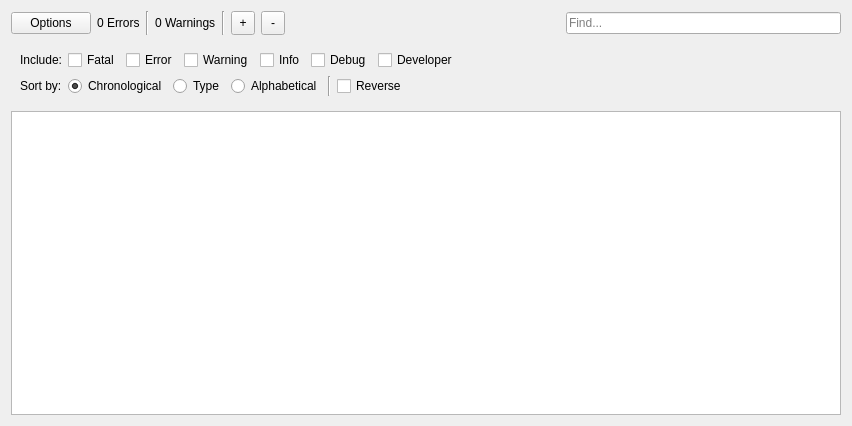
<?xml version="1.0" encoding="UTF-8"?>
<ui version="4.0">
 <class>WkfLogInteractiveWidget</class>
 <widget class="QWidget" name="WkfLogInteractiveWidget">
  <property name="geometry">
   <rect>
    <x>0</x>
    <y>0</y>
    <width>852</width>
    <height>426</height>
   </rect>
  </property>
  <layout class="QVBoxLayout" name="verticalLayout_2">
   <item>
    <layout class="QVBoxLayout" name="verticalLayout">
     <item>
      <layout class="QHBoxLayout" name="horizontalLayout">
       <item>
        <widget class="QPushButton" name="optionsButton">
         <property name="text">
          <string>Options</string>
         </property>
         <property name="checkable">
          <bool>true</bool>
         </property>
        </widget>
       </item>
       <item>
        <widget class="QLabel" name="errorCount">
         <property name="text">
          <string>0 Errors</string>
         </property>
        </widget>
       </item>
       <item>
        <widget class="Line" name="line">
         <property name="orientation">
          <enum>Qt::Vertical</enum>
         </property>
        </widget>
       </item>
       <item>
        <widget class="QLabel" name="warningCount">
         <property name="text">
          <string>0 Warnings</string>
         </property>
        </widget>
       </item>
       <item>
        <widget class="Line" name="line_2">
         <property name="orientation">
          <enum>Qt::Vertical</enum>
         </property>
        </widget>
       </item>
       <item>
        <widget class="QToolButton" name="expandButton">
         <property name="minimumSize">
          <size>
           <width>24</width>
           <height>24</height>
          </size>
         </property>
         <property name="baseSize">
          <size>
           <width>24</width>
           <height>24</height>
          </size>
         </property>
         <property name="toolTip">
          <string>Expand All</string>
         </property>
         <property name="text">
          <string>+</string>
         </property>
        </widget>
       </item>
       <item>
        <widget class="QToolButton" name="collapseButton">
         <property name="minimumSize">
          <size>
           <width>24</width>
           <height>24</height>
          </size>
         </property>
         <property name="baseSize">
          <size>
           <width>24</width>
           <height>24</height>
          </size>
         </property>
         <property name="toolTip">
          <string>Collapse All</string>
         </property>
         <property name="text">
          <string>-</string>
         </property>
         <property name="arrowType">
          <enum>Qt::NoArrow</enum>
         </property>
        </widget>
       </item>
       <item>
        <spacer name="horizontalSpacer">
         <property name="orientation">
          <enum>Qt::Horizontal</enum>
         </property>
         <property name="sizeHint" stdset="0">
          <size>
           <width>40</width>
           <height>20</height>
          </size>
         </property>
        </spacer>
       </item>
       <item>
        <widget class="QLineEdit" name="searchBar">
         <property name="placeholderText">
          <string>Find...</string>
         </property>
        </widget>
       </item>
      </layout>
     </item>
     <item>
      <widget class="QWidget" name="optionsWidget" native="true">
       <layout class="QVBoxLayout" name="optionsLayout">
        <item>
         <layout class="QHBoxLayout" name="horizontalLayout_2">
          <item>
           <widget class="QLabel" name="filterLabel">
            <property name="text">
             <string>Include:</string>
            </property>
           </widget>
          </item>
          <item>
           <widget class="QCheckBox" name="fatalCheckBox">
            <property name="text">
             <string>Fatal</string>
            </property>
           </widget>
          </item>
          <item>
           <widget class="QCheckBox" name="errorCheckBox">
            <property name="text">
             <string>Error</string>
            </property>
           </widget>
          </item>
          <item>
           <widget class="QCheckBox" name="warningCheckBox">
            <property name="text">
             <string>Warning</string>
            </property>
           </widget>
          </item>
          <item>
           <widget class="QCheckBox" name="infoCheckBox">
            <property name="text">
             <string>Info</string>
            </property>
           </widget>
          </item>
          <item>
           <widget class="QCheckBox" name="debugCheckBox">
            <property name="text">
             <string>Debug</string>
            </property>
           </widget>
          </item>
          <item>
           <widget class="QCheckBox" name="developerCheckBox">
            <property name="text">
             <string>Developer</string>
            </property>
           </widget>
          </item>
          <item>
           <spacer name="horizontalSpacer_3">
            <property name="orientation">
             <enum>Qt::Horizontal</enum>
            </property>
            <property name="sizeHint" stdset="0">
             <size>
              <width>40</width>
              <height>20</height>
             </size>
            </property>
           </spacer>
          </item>
         </layout>
        </item>
        <item>
         <layout class="QHBoxLayout" name="horizontalLayout_3">
          <item>
           <widget class="QLabel" name="sortLabel">
            <property name="text">
             <string>Sort by:</string>
            </property>
           </widget>
          </item>
          <item>
           <widget class="QRadioButton" name="chronologicalButton">
            <property name="text">
             <string>Chronological</string>
            </property>
            <property name="checked">
             <bool>true</bool>
            </property>
           </widget>
          </item>
          <item>
           <widget class="QRadioButton" name="typeButton">
            <property name="text">
             <string>Type</string>
            </property>
           </widget>
          </item>
          <item>
           <widget class="QRadioButton" name="alphabeticalButton">
            <property name="text">
             <string>Alphabetical</string>
            </property>
           </widget>
          </item>
          <item>
           <widget class="Line" name="line_3">
            <property name="orientation">
             <enum>Qt::Vertical</enum>
            </property>
           </widget>
          </item>
          <item>
           <widget class="QCheckBox" name="reverseCheckBox">
            <property name="text">
             <string>Reverse</string>
            </property>
           </widget>
          </item>
          <item>
           <spacer name="horizontalSpacer_2">
            <property name="orientation">
             <enum>Qt::Horizontal</enum>
            </property>
            <property name="sizeHint" stdset="0">
             <size>
              <width>40</width>
              <height>20</height>
             </size>
            </property>
           </spacer>
          </item>
         </layout>
        </item>
       </layout>
      </widget>
     </item>
    </layout>
   </item>
   <item>
    <widget class="wkf::log::TreeView" name="treeView">
     <property name="editTriggers">
      <set>QAbstractItemView::NoEditTriggers</set>
     </property>
     <property name="selectionMode">
      <enum>QAbstractItemView::ContiguousSelection</enum>
     </property>
     <attribute name="headerVisible">
      <bool>false</bool>
     </attribute>
    </widget>
   </item>
  </layout>
 </widget>
 <customwidgets>
  <customwidget>
   <class>wkf::log::TreeView</class>
   <extends>QTreeView</extends>
   <header>logging/WkfLogTreeView.hpp</header>
  </customwidget>
 </customwidgets>
 <resources/>
 <connections/>
</ui>
